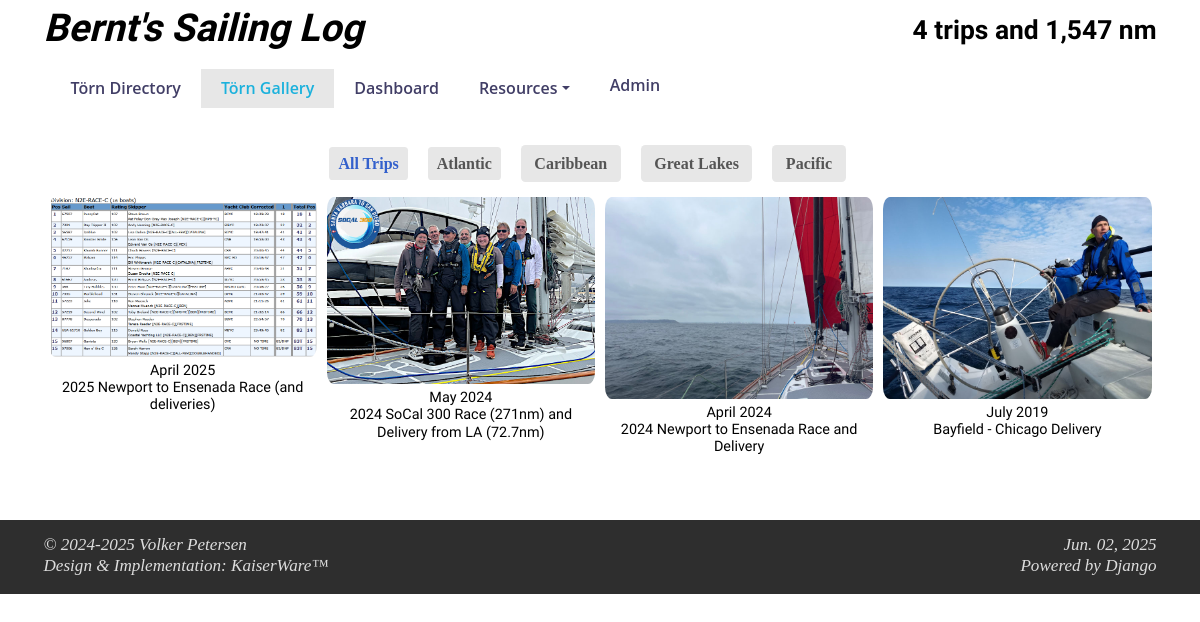
The page /gallery on the database as committed earlier.
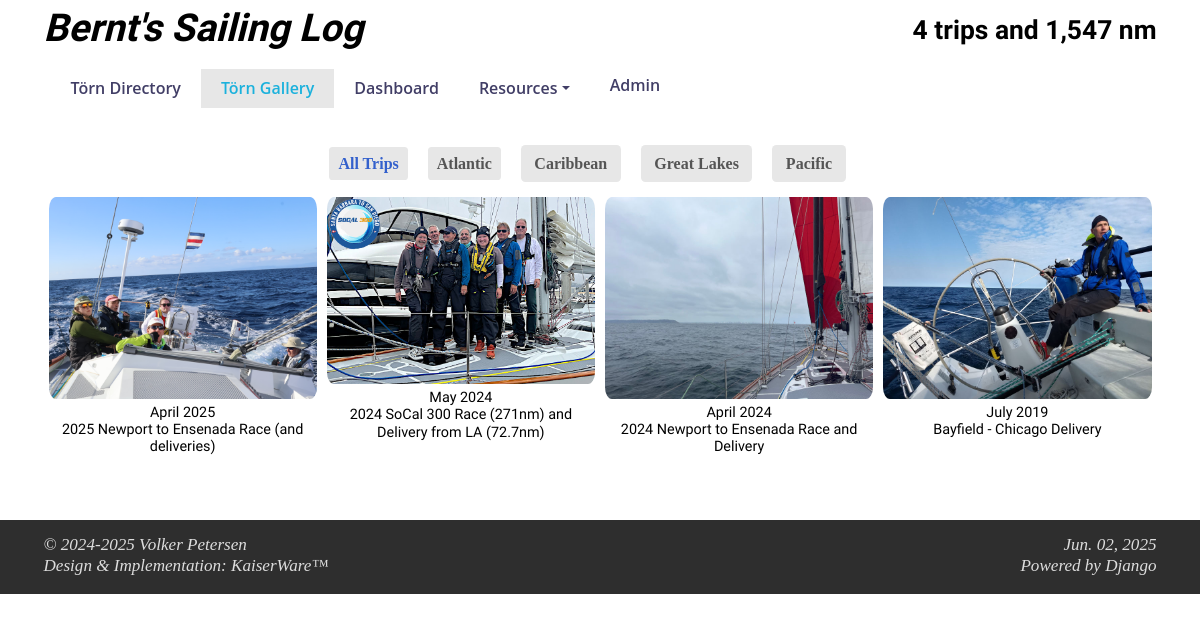
The same page on the database as committed later.
### toerns/models.py (models this page shows, shortened)
class toerndirectory(models.Model):
    geoChoices = (
        ('Atlantic', u'Atlantic'),
        ('Baltic', u'Baltic'),
        ('Caribbean', u'Caribbean'),
        ('Coratia', u'Croatia'),
        ('Great Lakes', u'Great Lakes'),
        ('Pacific', u'Pacific')
    )
    startDate = models.DateField(primary_key=True,
                                 help_text="date in YYYY-MM-DD format")
    endDate = models.DateField(blank=True,
                               help_text="date in YYYY-MM-DD format")
    destination = models.CharField(blank=True, null=True, max_length=150)
    georegion = models.CharField(blank=True, null=True, max_length=40, choices=geoChoices,
                                 help_text="Atlantic, Baltic, Caribbean, Croatia, Great Lakes, Pacific")
    maptable = models.CharField(blank=True, null=True, max_length=100,
                                help_text="name of the Google Maps waypoints table")
    boat = models.CharField(blank=True, null=True, max_length=400)
    miles = models.DecimalField(
        blank=True, null=True, max_digits=8, decimal_places=2)
    daysAtSea = models.IntegerField()
    skipper = models.ManyToManyField(CrewMembers, blank=True, related_name='skipperToern')
    crew = models.ManyToManyField(CrewMembers, blank=True, related_name='crewToern')
    image = models.CharField(blank=True, null=True, max_length=100)
    picturelink = models.CharField(blank=True, null=True, max_length=200)
    class Meta:
        managed = True
        db_table = "ToernDirectory"
        verbose_name_plural = 'Toern Directory'

### toerns/views.py (the view)
# urls.py: path("gallery", views.gallery, name="Gallery"),
def gallery(request):
    return render(request, "toerns/gallery.html",
                  context=fetchContent(request, route="all"))

### toerns/templatetags/custom_filter.py (called while the page is built)
@register.filter(name='replace')
def replace(value, arg):
    old, new = arg.split(',')
    return value.replace(old, new)

@register.filter(name='multi_replace')
def multi_replace(value, arg):
    replacements = arg.split(',')
    for old, new in zip(replacements[::2], replacements[1::2]):
        value = value.replace(old, new)
    return value

### templates/toerns/gallery.html (shortened to what this page needs)
{% extends "toerns/header.html" %}
{% load static %}
{% load humanize %}
{% load custom_filter %}
{% block content %}
    <div id="trip_gallery" class="container">
        <div id="portfolio" class="col-xs-12">
            <div id="tripItems" class="portfolio-items">
            {% for trip in trips %}
                {% with
                    destination=trip.georegion|add:"<br /><a href='plotRoute/"|add:trip.maptable|add:"'>"|add:trip.destination|add:"</a>"
                    yacht=trip.boat|multi_replace:"linefeed,<br>,openLink,<a,closeLink,</a>,pdf/,../static/pdf/,&#34;,'"
                %}
                <div class="portfolio-item {{ trip.georegion|replace:" ,_" }} col-xs-12 col-sm-4 col-md-3" data-value="{{ trip.miles }}">
                    <div class="trip-details-wrap">
                        <img class="img-responsive" id="tripImage" src="../static/{{ trip.image }}" alt="{{ trip.destination }}" onerror="imgErrorTripPicture(this)" />
                        <div class="text-center trip-name">
                            {{ trip.startDate|date:"F" }}&nbsp;{{ trip.startDate|date:"Y" }}<br />{{ trip.destination }}
                        </div>
                    </div>
                </div>
                {% endwith %}
            {% endfor %}
            </div>
        </div>
    </div>
{% endblock %}

Rows that differ between the two databases and show on the page:
changed toerndirectory "2025 Newport to Ensenada Race (and deliveries)": image: a different picture
